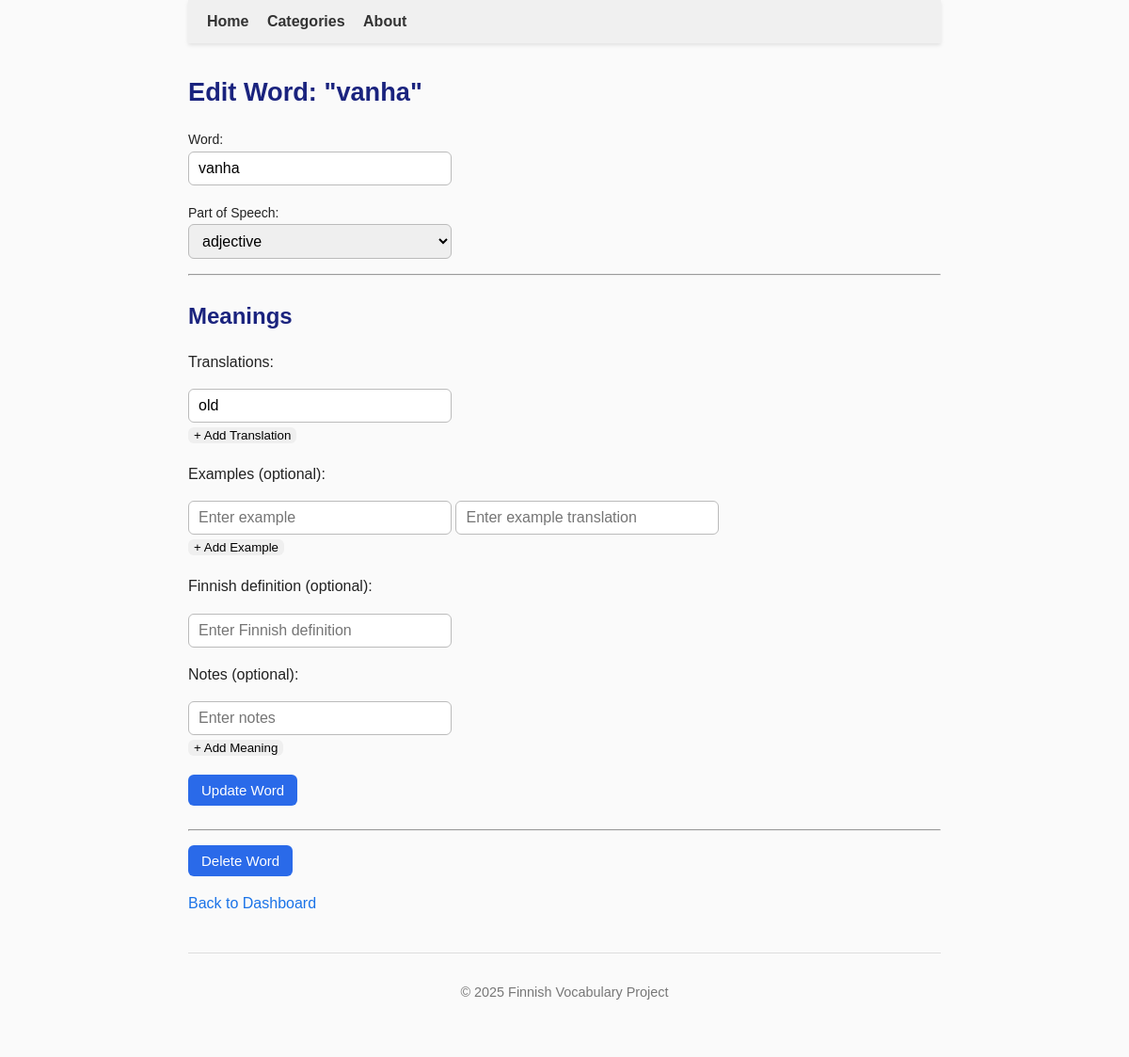
Screenshot of /admin/edit_word/63 (signed in) with the database file from the repository.
### tables this page shows
CREATE TABLE words (
        id INTEGER PRIMARY KEY,
        word TEXT UNIQUE NOT NULL,
        pos_id INTEGER REFERENCES parts_of_speech(id)
    , created_at TEXT, updated_at TEXT, language_code TEXT DEFAULT 'fi');

CREATE TABLE parts_of_speech (
        id INTEGER PRIMARY KEY,
        name TEXT NOT NULL
    );

CREATE TABLE translations (
        id INTEGER PRIMARY KEY,
        meaning_id INTEGER NOT NULL REFERENCES meanings(id),
        translation_text TEXT NOT NULL,
        translation_number INTEGER
    , language TEXT DEFAULT 'en');

### app.py (the view, shortened to what this page needs)
@app.route('/admin/edit_word/<int:word_id>', methods=['GET', 'POST'])
@admin_required
def admin_edit_word(word_id):
    conn = sqlite3.connect("finnish.db")
    conn.row_factory = sqlite3.Row
    cur = conn.cursor()
    cur.execute("SELECT * FROM words WHERE id = ?", (word_id,))
    word = cur.fetchone()
    if not word:
        flash("Word not found.", "error")
        conn.close()
        return redirect(url_for('admin_dashboard'))
    word = dict(word)
    cur.execute("SELECT id, name FROM categories ORDER BY name")
    categories = cur.fetchall()
    cur.execute("SELECT id, name FROM parts_of_speech ORDER BY name")
    pos_list = cur.fetchall()
    cur.execute("SELECT id, meaning_number, notes, definition FROM meanings WHERE word_id = ? ORDER BY meaning_number", (word_id,))
    meanings_rows = cur.fetchall()
    meanings = []
    for m in meanings_rows:
        meaning_id = m['id']
        cur.execute("SELECT translation_text FROM translations WHERE meaning_id = ? ORDER BY translation_number", (meaning_id,))
        translations = [t['translation_text'] for t in cur.fetchall()]
        cur.execute("SELECT example_text, example_translation_text FROM examples WHERE meaning_id = ?", (meaning_id,))
        examples = [(e['example_text'], e['example_translation_text']) for e in cur.fetchall()]
        meanings.append({
            'id': m['id'],
            'meaning_number': m['meaning_number'],
            'notes': m['notes'],
            'definition': m['definition'],
            'translations': translations,
            'examples': examples
        })
    conn.close()
    return render_template('admin_edit_word.html', word=word, pos_list=pos_list, meanings=meanings)

### app.py (called while the page is built)
def admin_required(f):
    @wraps(f)
    def decorated_function(*args, **kwargs):
        if not session.get('admin_logged_in'):
            flash("Admin login required.", "warning")
            return redirect(url_for('login'))
        return f(*args, **kwargs)
    return decorated_function

### templates/admin_edit_word.html (shortened to what this page needs)
{% extends "base.html" %}
{% block content %}
<h2>Edit Word: "{{ word['word'] }}"</h2>
<div class="admin-add-word-container">
<form method="post" class="admin-add-word-form">
    <p>
        <label>Word:</label><br>
        <input type="text" name="word" value="{{ word['word'] }}" required class="admin-input" placeholder="Enter word">
    </p>
    <p>
        <label>Part of Speech:</label><br>
        <select name="pos_id" required class="admin-select">
            {% for pos in pos_list %}
            <option value="{{ pos['id'] }}" {% if pos['id'] == word['pos_id'] %}selected{% endif %}>{{ pos['name'] }}</option>
            {% endfor %}
        </select>
    </p>
    <hr>
    <h3>Meanings</h3>
    <div id="meanings-container" class="meanings-section">
        {% for meaning in meanings %}
        <div class="meaning-block" data-meaning-number="{{ meaning['meaning_number'] }}">
            <p>Translations:</p>
            <div id="translations-{{ meaning['meaning_number'] }}" class="translations-group">
                {% for t in meaning['translations'] %}
                <input type="text" name="translations_{{ meaning['meaning_number'] }}[]" value="{{ t }}" class="admin-input" placeholder="Enter translation">
                {% endfor %}
            </div>
            <button type="button" class="admin-btn" onclick="addTranslation({{ meaning['meaning_number'] }})">+ Add Translation</button>
            <p>Examples (optional):</p>
            <div id="examples-{{ meaning['meaning_number'] }}" class="examples-group">
                {% if meaning['examples'] %}
                    {% for ex, ex_trans in meaning['examples'] %}
                    <div class="example-pair">
                        <input type="text" name="examples_{{ meaning['meaning_number'] }}[]" value="{{ ex }}" class="admin-input" placeholder="Enter example">
                        <input type="text" name="examples_trans_{{ meaning['meaning_number'] }}[]" value="{{ ex_trans or '' }}" class="admin-input" placeholder="Enter example translation">
                    </div>
                    {% endfor %}
                {% else %}
                    <div class="example-pair">
                        <input type="text" name="examples_{{ meaning['meaning_number'] }}[]" class="admin-input" placeholder="Enter example">
                        <input type="text" name="examples_trans_{{ meaning['meaning_number'] }}[]" class="admin-input" placeholder="Enter example translation">
                    </div>
                {% endif %}
            </div>
            <button type="button" class="admin-btn" onclick="addExample({{ meaning['meaning_number'] }})">+ Add Example</button>
            <p>Finnish definition (optional):</p>
            <input type="text" name="definition_{{ meaning['meaning_number'] }}" class="admin-input"
                placeholder="Enter Finnish definition" value="{{ meaning['definition'] or '' }}">
            <p>Notes (optional):</p>
            <input type="text" name="meaning_notes[]" class="admin-input" placeholder="Enter notes" value="{{ meaning['notes'] or '' }}">
        </div>
        {% endfor %}
    </div>
    <button type="button" onclick="addMeaning()" class="admin-btn">+ Add Meaning</button>
    <p>
        <button type="submit" class="admin-btn">Update Word</button>
    </p>
</form>
</div>
<hr style="margin-top:25px; margin-bottom:15px;">
<form method="post" action="{{ url_for('admin_delete_word', word_id=word['id']) }}"
      onsubmit="return confirm('Are you sure you want to delete this word?');">
    <button type="submit" class="admin-btn delete-btn">Delete Word</button>
</form>
<p>
    <a href="{{ url_for('admin_dashboard') }}" class="admin-btn-small">Back to Dashboard</a>
</p>
{% endblock %}

### static/style.css (style rules this page uses)
body { font-family: Arial, sans-serif; max-width: 800px; margin: 0 auto; padding: 0 20px 40px 20px; line-height: 1.6; color: #222; background-color: #fafafa; }
h1, h2, h3, h4 { color: #1a237e; margin-bottom: 0.3em; }
h2 { font-size: 1.7em; }
h3 { font-size: 1.5em; }
a { text-decoration: none; color: #1a73e8; transition: color 0.2s; }
button { border: none; border-radius: 6px; cursor: pointer; transition: background-color 0.2s; }
form { position: relative; margin-bottom: 1em; }
input[type="text"], .admin-input, .admin-select { width: 280px; padding: 8px 10px; font-size: 16px; border: 1px solid #bbb; border-radius: 6px; box-sizing: border-box; }
button[type="submit"] { padding: 8px 14px; font-size: 15px; background: #2a6ae9; color: white; border-radius: 6px; }
form label { margin-right: 15px; font-size: 14px; }

### rows the page displays
words: word "vanha", pos_id "adjective"
translations: translation_text "old"
